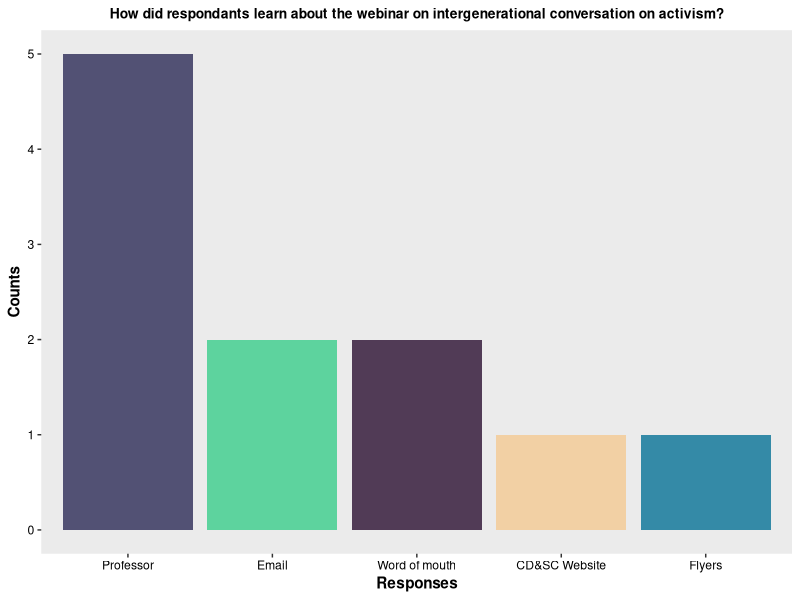
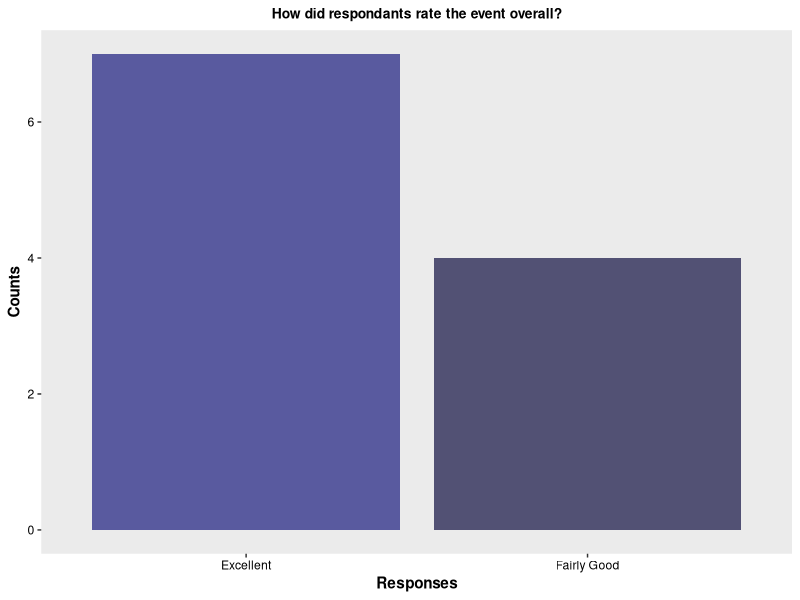
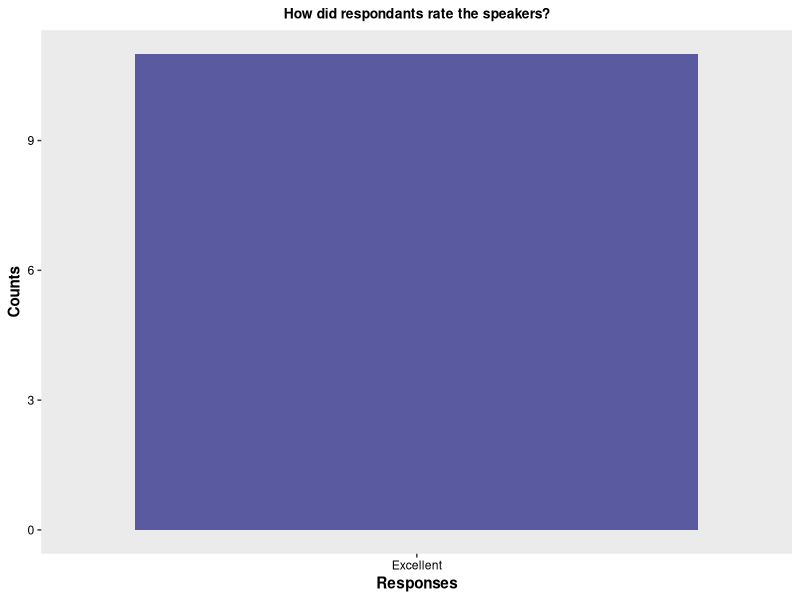
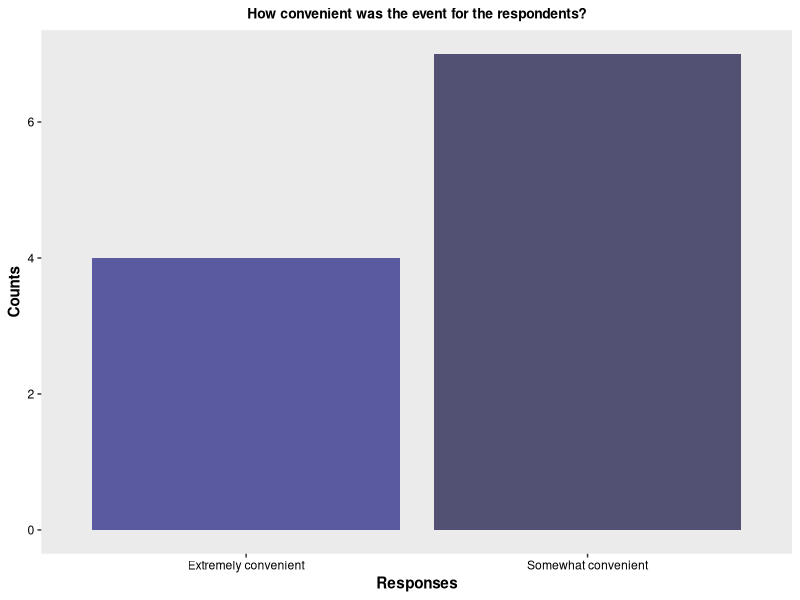
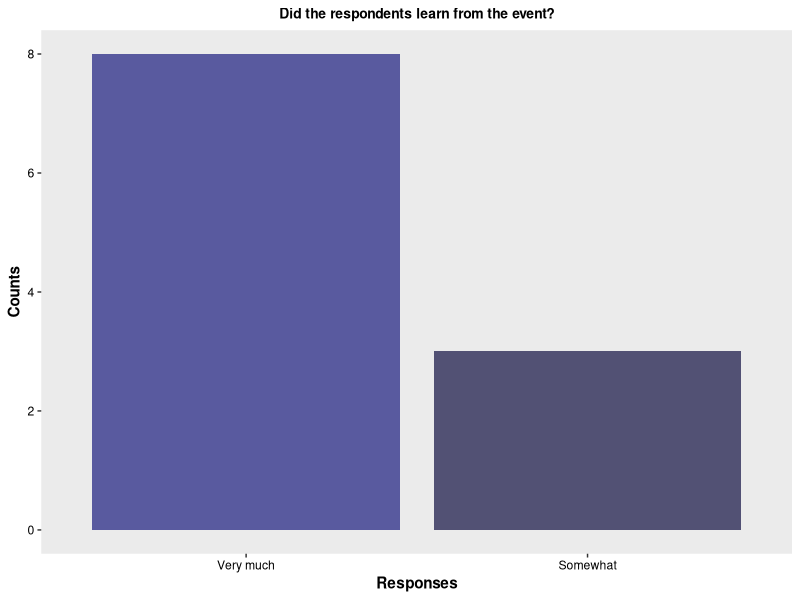
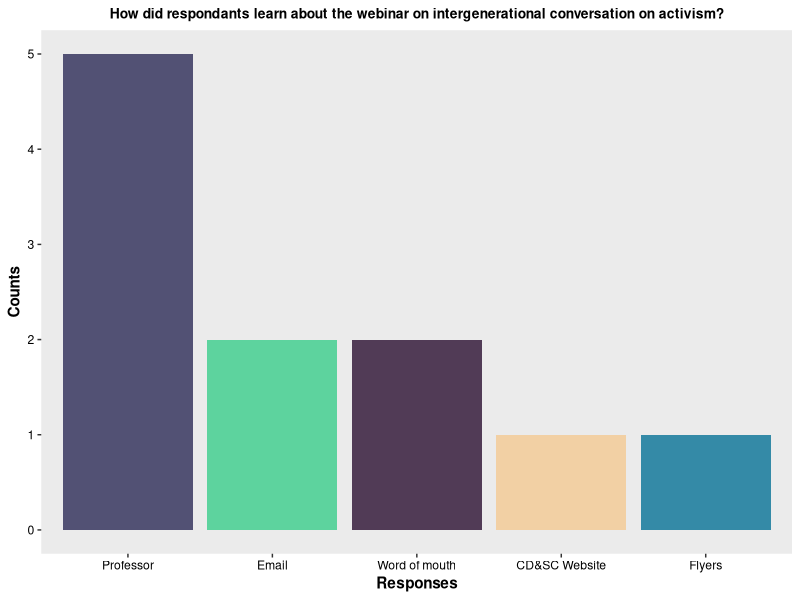
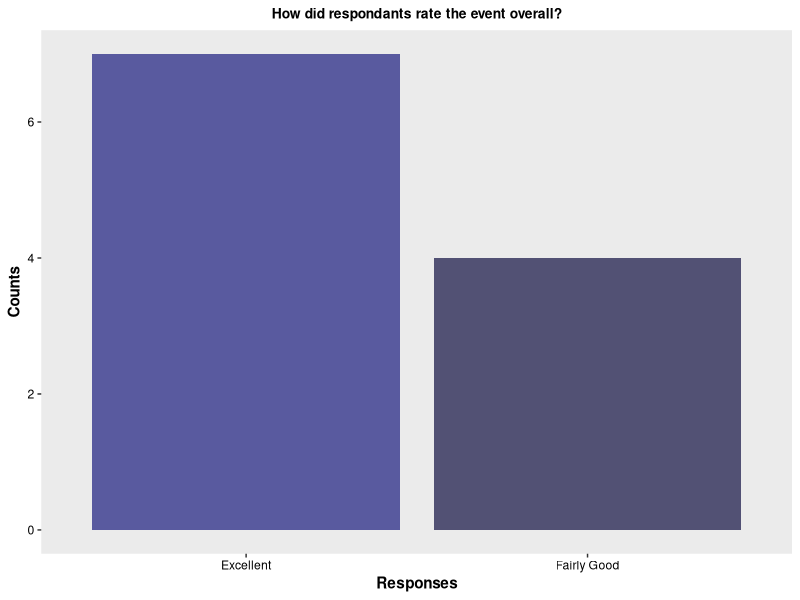
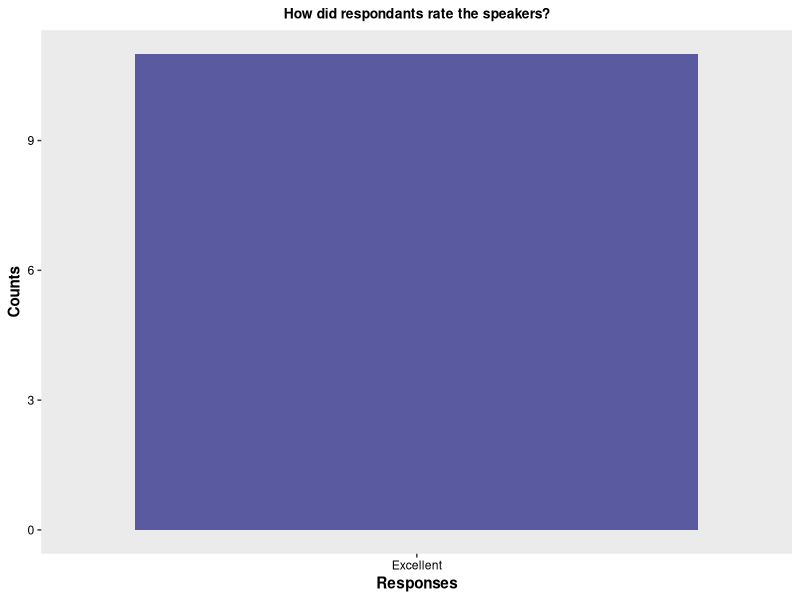

The R source for these figures, in order:
#### Intergenerational Conversation Webinar ####
#### Created by: Vivian Vy Le ####
#### Updated on: 2022-08-07 ####

#### Load library ####
library(tidyverse)
library(here)
library(ggplot2)


#### Load data ####
intergen <- read_csv(here("Data", "intergenerational_convo.csv"))


#### View data ####
view(intergen)


#### Data analysis ####
intergen_clean <- intergen %>%
  select(participants, overall_rating, speaker_rating, advertisement, event_timing, audience_learning) %>%
  rowwise() %>%
  mutate(advertisement_choices = str_split(advertisement, pattern = ";")) %>%
  ungroup() %>%
  unnest(advertisement_choices)
view(intergen_clean)

advertisement_data <- intergen_clean %>%
  count(advertisement_choices)
view(advertisement_data)

data <- intergen_clean %>%
  mutate(overall_rating = factor(overall_rating,
                               levels = c("Excellent", "Fairly Good", "Not Good at All"))) %>%
  mutate(speaker_rating = factor(speaker_rating,
                                 levels = c("Excellent", "Fairly Good", "Not Good at All"))) %>%
  mutate(event_timing = factor(event_timing,
                               levels = c("Extremely convenient", "Somewhat convenient", "Not at all convenient"))) %>%
  mutate(audience_learning = factor(audience_learning,
                                    levels = c("Very much", "Somewhat", "Not much")))
view(data)

overall_rating <- data %>%
  count(overall_rating)

speaker_rating <- data %>%
  count(speaker_rating)

event_timing <- data %>%
  count(event_timing)

audience_data <- data %>%
  count(audience_learning)


#### plot ####
colorpal<- c("#F2D0A4", "#5DD39E", "#348AA7", "#525174", "#513B56", "#595A9F", "#9091AA")

advertisement_data %>%
  ggplot(aes(x = reorder(advertisement_choices, -n), y = n, fill = advertisement_choices)) +
  geom_col() +
  labs(title = "How did respondants learn about the webinar on intergenerational conversation on activism?",
       x = "Responses",
       y = "Counts") +
  theme(plot.title = element_text(hjust = 0.5,
                                  size = 10,
                                  face = "bold"),
        axis.title = element_text(face = "bold"),
        axis.text.x = element_text(color = "#000000"),
        axis.text.y = element_text(color = "#000000"),
        panel.grid.major = element_blank(),
        panel.grid.minor = element_blank()) +
  scale_fill_manual(values = colorpal) +
  guides(fill = FALSE)
ggsave(here("Output", "2021-2022", "intergenerational", "advertisement.png"), width = 8, height = 5)


overall_rating %>%
  ggplot(aes(x = reorder(overall_rating, -n), y = n, fill = overall_rating)) +
  geom_col() +
  labs(title = "How did respondants rate the event overall?",
       x = "Responses",
       y = "Counts") +
  theme(plot.title = element_text(hjust = 0.5,
                                  size = 10,
                                  face = "bold"),
        axis.title = element_text(face = "bold"),
        axis.text.x = element_text(color = "#000000"),
        axis.text.y = element_text(color = "#000000"),
        panel.grid.major = element_blank(),
        panel.grid.minor = element_blank()) +
  scale_fill_manual(values = c("#595A9F", "#525174", "#513B56")) +
  guides(fill = FALSE)
ggsave(here("Output","2021-2022", "intergenerational", "event_rating.png"), width = 6, height = 5)

speaker_rating %>%
  ggplot(aes(x = reorder(speaker_rating, -n), y = n, fill = speaker_rating)) +
  geom_col() +
  labs(title = "How did respondants rate the speakers?",
       x = "Responses",
       y = "Counts") +
  theme(plot.title = element_text(hjust = 0.5,
                                  size = 10,
                                  face = "bold"),
        axis.title = element_text(face = "bold"),
        axis.text.x = element_text(color = "#000000"),
        axis.text.y = element_text(color = "#000000"),
        panel.grid.major = element_blank(),
        panel.grid.minor = element_blank()) +
  scale_fill_manual(values = c("#595A9F", "#525174", "#513B56")) +
  guides(fill = FALSE)
ggsave(here("Output","2021-2022", "intergenerational", "speaker_rating.png"), width = 6, height = 5)

event_timing %>%
  ggplot(aes(x = reorder(event_timing, n), y = n, fill = event_timing)) +
  geom_col() +
  labs(title = "How convenient was the event for the respondents?",
       x = "Responses",
       y = "Counts") +
  theme(plot.title = element_text(hjust = 0.5,
                                  size = 10,
                                  face = "bold"),
        axis.title = element_text(face = "bold"),
        axis.text.x = element_text(color = "#000000"),
        axis.text.y = element_text(color = "#000000"),
        panel.grid.major = element_blank(),
        panel.grid.minor = element_blank()) +
  scale_fill_manual(values = c("#595A9F", "#525174", "#513B56")) +
  guides(fill = FALSE)
ggsave(here("Output", "2021-2022", "intergenerational", "convenience_of_event.png"), width = 6, height = 5)

audience_data %>%
  ggplot(aes(x = reorder(audience_learning, -n), y = n, fill = audience_learning)) +
  geom_col() +
  labs(title = "Did the respondents learn from the event?",
       x = "Responses",
       y = "Counts") +
  theme(plot.title = element_text(hjust = 0.5,
                                  size = 10,
                                  face = "bold"),
        axis.title = element_text(face = "bold"),
        axis.text.x = element_text(color = "#000000"),
        axis.text.y = element_text(color = "#000000"),
        panel.grid.major = element_blank(),
        panel.grid.minor = element_blank()) +
  scale_fill_manual(values = c("#595A9F", "#525174", "#513B56")) +
  guides(fill = FALSE)
ggsave(here("Output","2021-2022", "intergenerational", "audience_learning.png"), width = 6, height = 5)
